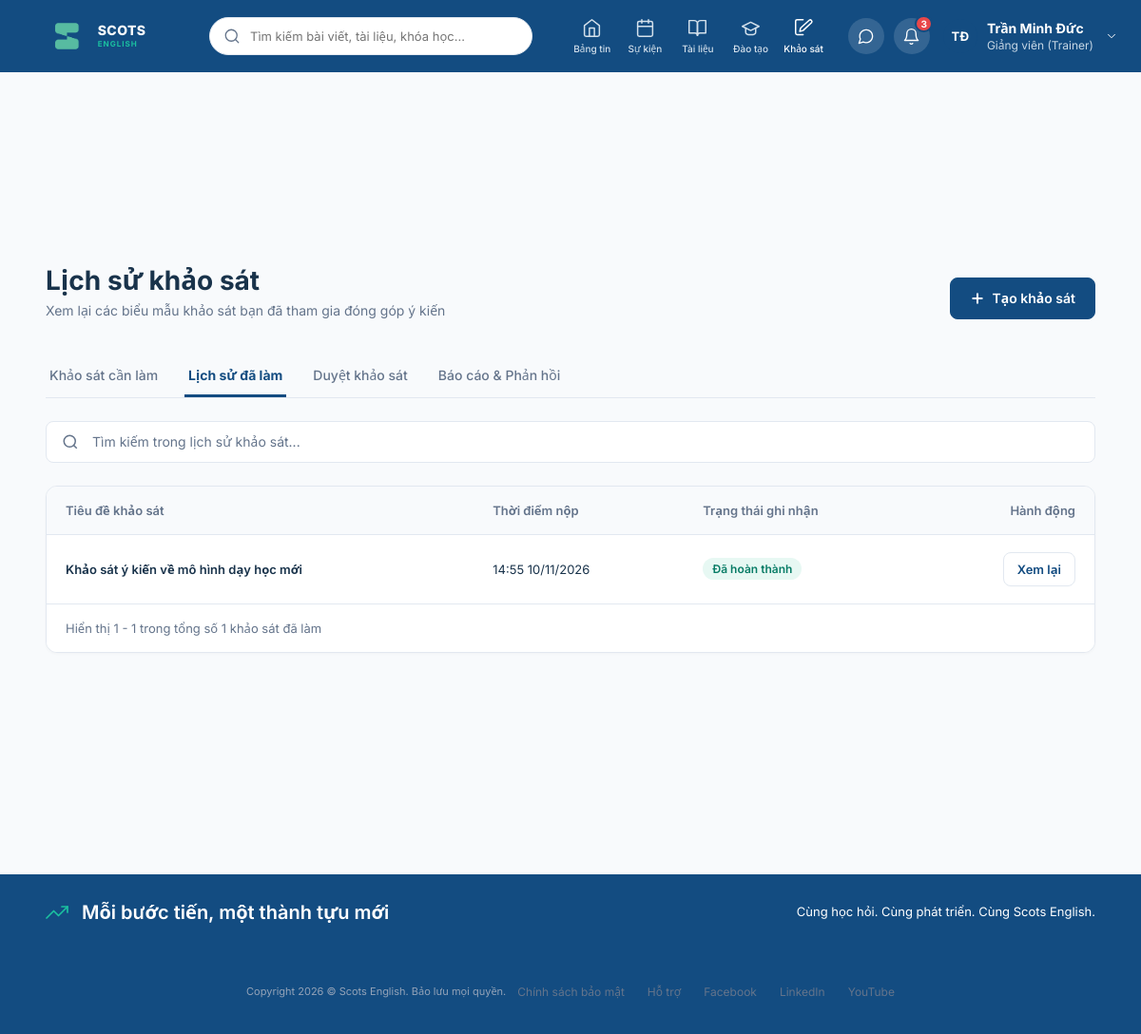
Screenshot of /surveys/history/ (signed in) with the database file from the repository.
### surveys/models.py (models this page shows, shortened)
class SurveyResponse(models.Model):
    survey = models.ForeignKey(
        Survey,
        on_delete=models.CASCADE,
        related_name='responses',
        verbose_name="Khảo sát"
    )
    respondent = models.ForeignKey(
        settings.AUTH_USER_MODEL,
        on_delete=models.CASCADE,
        related_name='survey_responses',
        verbose_name="Người đã thực hiện khảo sát"
    )
    submission_date = models.DateTimeField(null=True, verbose_name="Thời gian nộp") # cho phép null vì null thì nghĩa là có lưu nháp chứ chưa nộp
    class Meta:
        db_table = 'survey_response'

class Survey(models.Model):
    department = models.ForeignKey(
        Department,
        on_delete=models.CASCADE,
        related_name='surveys',
        verbose_name="Phòng ban"
    )
    creator = models.ForeignKey(
        settings.AUTH_USER_MODEL,
        on_delete=models.CASCADE,
        related_name='created_surveys',
        verbose_name="Người tạo"
    )
    approver = models.ForeignKey(
        settings.AUTH_USER_MODEL,
        on_delete=models.SET_NULL,
        null=True,
        related_name='approved_surveys',
        verbose_name="Người duyệt"
    )
    name=models.CharField(
        max_length=100,
        verbose_name='Tên khảo sát'
    )
    date_created = models.DateTimeField(
        auto_now_add=True,
        verbose_name="Ngày tạo"
    )
    is_approved = models.BooleanField(
        default=False,
        verbose_name="Đã duyệt"
    )
    is_respondable = models.BooleanField(
        default=True,
        verbose_name="Cho phép trả lời"
    )
    is_visible = models.BooleanField(
        default=True,
        verbose_name="Hiển thị"
    )
    anonymous = models.BooleanField(
        default=False,
        verbose_name="Trả lời ẩn danh"
    )
    description = models.TextField(
        blank=True,
        null=True,
        verbose_name="Mô tả"
    )
    response_limit = models.IntegerField(
        null=True,
        blank=True,
        verbose_name="Giới hạn lượt trả lời"
    )
    response_deadline= models.DateTimeField(
        null=True,
        blank=True,
        db_index=True,
        verbose_name='Thời hạn trả lời'
    )
    class Meta:
        db_table = 'survey'

### surveys/views.py (the view)
# urls.py: path('history/',views.SurveyHistory,name='SurveyHistory'),
def SurveyHistory(request):
    if not request.user.is_authenticated:
        default_user = User.objects.filter(username='minhanh').first()
        if default_user:
            login(request, default_user)
    user = request.user
    query = request.GET.get('q', '').strip()
    responses = SurveyResponse.objects.filter(
        respondent=user,
        submission_date__isnull=False
    ).select_related('survey', 'survey__department').order_by('-submission_date')
    if query:
        responses = responses.filter(survey__name__icontains=query)
    total_count = responses.count()
    paginator = Paginator(responses, 10)  # 10 bài trên mỗi trang
    page_number = request.GET.get('page')
    page_obj = paginator.get_page(page_number)
    context = {
        'page_obj': page_obj,
        'search_query': query,
        'total_count': total_count,
    }
    return render(request, 'history.html', context)

### posts/colleagues.py (called while the page is built)
def is_test_environment():
    return 'test' in sys.argv or getattr(settings, 'TESTING', False)

def get_profiles_file():
    if is_test_environment():
        return TEST_USER_PROFILES_FILE
    return USER_PROFILES_FILE

def _ensure_custom_profile_table():
    try:
        with connection.cursor() as cursor:
            cursor.execute("""
                CREATE TABLE IF NOT EXISTS user_custom_profile (
                    username VARCHAR(150) PRIMARY KEY,
                    avatar TEXT DEFAULT '',
                    cover TEXT DEFAULT '',
                    bio TEXT DEFAULT '',
                    job_title TEXT DEFAULT '',
                    branch TEXT DEFAULT '',
                    join_date TEXT DEFAULT '',
                    phone TEXT DEFAULT '',
                    email TEXT DEFAULT '',
                    updated_at TIMESTAMP DEFAULT CURRENT_TIMESTAMP
                );
            """)
    except Exception:
        pass

def _load_from_database():
    profiles = {}
    try:
        _ensure_custom_profile_table()
        with connection.cursor() as cursor:
            cursor.execute("""
                SELECT username, avatar, cover, bio, job_title, branch, join_date, phone, email
                FROM user_custom_profile
            """)
            rows = cursor.fetchall()
            for r in rows:
                uname = r[0]
                profiles[uname] = {}
                fields = ['avatar', 'cover', 'bio', 'job_title', 'branch', 'join_date', 'phone', 'email']
                for idx, field in enumerate(fields, start=1):
                    val = r[idx]
                    if val:
                        profiles[uname][field] = val
    except Exception:
        pass
    return profiles

### posts/context_processors.py (called while the page is built)
def user_profile_context(request):
    if hasattr(request, 'user') and request.user.is_authenticated:
        details = get_profile_details(request.user)
        return {
            'current_user_profile': details,
            'current_user_avatar': details.get('avatar', '/static/img/profile_avatar_144.png')
        }
    return {
        'current_user_profile': {},
        'current_user_avatar': '/static/img/profile_avatar_144.png'
    }

### surveys/templates/history.html (shortened to what this page needs)
{% extends 'base.html' %}
{% block content %}
  <main class="survey-workspace">
    <header class="doc-header">
      <div>
        <h1 class="doc-header-title">Lịch sử khảo sát</h1>
        <p class="doc-header-subtitle">Xem lại các biểu mẫu khảo sát bạn đã tham gia đóng góp ý kiến</p>
      </div>
      <a href="{% url 'SurveyCreate' %}" class="doc-btn doc-btn-primary">
        <svg width="16" height="16" viewBox="0 0 16 16" fill="none" stroke="currentColor" stroke-width="2">
          <path d="M8 3.333v9.334M3.333 8h9.334" stroke-linecap="round" stroke-linejoin="round"/>
        </svg>
        Tạo khảo sát
      </a>
    </header>
    <nav class="doc-tabs">
      <a href="{% url 'MySurvey' %}" class="doc-tab">Khảo sát cần làm</a>
      <a href="{% url 'SurveyHistory' %}" class="doc-tab active">Lịch sử đã làm</a>
      {% if request.user.managed_departments.exists %}
        <a href="{% url 'SurveyApproveList' %}" class="doc-tab">Duyệt khảo sát</a>
      {% endif %}
      <a href="{% url 'SurveyPublished' %}" class="doc-tab">Báo cáo & Phản hồi</a>
    </nav>
    <form method="GET" action="" class="doc-toolbar">
      <div class="doc-search-box" style="max-width: 100%;">
        <svg width="18" height="18" viewBox="0 0 24 24" fill="none" stroke="#64748b" stroke-width="2">
          <circle cx="11" cy="11" r="8"></circle>
          <path d="m21 21-4.35-4.35"></path>
        </svg>
        <input type="text" name="q" value="{{ search_query|default:'' }}" placeholder="Tìm kiếm trong lịch sử khảo sát...">
      </div>
    </form>
    <section class="doc-table-card">
      <table class="doc-table">
        <thead>
          <tr>
            <th>Tiêu đề khảo sát</th>
            <th>Thời điểm nộp</th>
            <th>Trạng thái ghi nhận</th>
            <th style="text-align: right;">Hành động</th>
          </tr>
        </thead>
        <tbody>
          {% if page_obj %}
            {% for item in page_obj %}
              <tr>
                <td class="doc-table-title">
                  <a href="{% url 'SurveyTake' item.survey.id %}?mode=view&response_id={{ item.id }}" style="text-decoration: none; color: inherit;">
                    {{ item.survey.name }}
                  </a>
                </td>
                <td>{{ item.submission_date|date:"H:i d/m/Y" }}</td>
                <td><span class="doc-badge doc-badge-approved">Đã hoàn thành</span></td>
                <td style="text-align: right;">
                  <a href="{% url 'SurveyTake' item.survey.id %}?mode=view&response_id={{ item.id }}" class="doc-btn doc-btn-secondary" style="height: 36px; padding: 0 14px; font-size: 13px;">Xem lại</a>
                </td>
              </tr>
            {% endfor %}
          {% endif %}
        </tbody>
      </table>
      {% if page_obj and total_count > 0 %}
        <footer class="doc-table-pagination">
          <div>Hiển thị {{ page_obj.start_index }} - {{ page_obj.end_index }} trong tổng số {{ total_count }} khảo sát đã làm</div>
        </footer>
      {% endif %}
    </section>
  </main>
{% endblock %}

### templates/base.html (shortened to what this page needs)
{% load static %}
<!DOCTYPE html>
<html lang="vi">
<head>
  <link rel="stylesheet" href="{% static 'css/main.css' %}?v=20261112b" />
  <script src="https://cdn.tailwindcss.com"></script>
</head>
<body>
<div class="page">
  <header class="topbar">
    <a href="{% url 'home' %}" class="logo" style="text-decoration: none; display: flex; align-items: center; gap: 8px; cursor: pointer;">
      <img class="logo-mark" src="{% static 'img/logo_no_text.png' %}" alt="Scots English" />
      <span class="brand-name">
        <span class="brand-primary">SCOTS</span>
        <span class="brand-secondary">ENGLISH</span>
      </span>
    </a>
    <form method="GET" action="{% url 'home' %}" class="search" style="display: flex; align-items: center; background: #ffffff; border: 1px solid #e2e8f0; border-radius: 9999px; padding: 6px 14px; gap: 8px; width: 340px; margin: 0 16px;">
      <svg class="icon-search" viewBox="0 0 24 24" fill="none" stroke="currentColor" stroke-width="1.7" stroke-linecap="round" stroke-linejoin="round" style="width: 18px; height: 18px; color: #64748b; flex-shrink: 0;">
        <circle cx="11" cy="11" r="8"></circle>
        <line x1="21" y1="21" x2="16.65" y2="16.65"></line>
      </svg>
      <input type="text" name="q" value="{{ search_query|default:'' }}" placeholder="Tìm kiếm bài viết, tài liệu, khóa học..." style="border: none; outline: none; background: transparent; width: 100%; font-size: 13px; color: #1e293b;" />
    </form>
    <nav class="primary-nav">
      <a class="nav-tab " href="{% url 'home' %}">
        <svg class="nav-ico" viewBox="0 0 24 24" fill="none" stroke="currentColor" stroke-width="1.7" stroke-linecap="round" stroke-linejoin="round">
          <path d="M3 9l9-7 9 7v11a2 2 0 0 1-2 2H5a2 2 0 0 1-2-2z"></path>
          <polyline points="9 22 9 12 15 12 15 22"></polyline>
        </svg>
        <span class="nav-label">Bảng tin</span>
      </a>
      <a class="nav-tab" href="/#events-section">
        <span class="nav-label">Sự kiện</span>
      </a>
      <a class="nav-tab {% if 'documents' in request.path %}active{% endif %}" href="{% url 'documents' %}">
        <svg class="nav-ico" viewBox="0 0 24 24" fill="none" stroke="currentColor" stroke-width="1.7" stroke-linecap="round" stroke-linejoin="round">
          <path d="M2 3h6a4 4 0 0 1 4 4v14a3 3 0 0 0-3-3H2z"></path>
          <path d="M22 3h-6a4 4 0 0 0-4 4v14a3 3 0 0 1 3-3h7z"></path>
        </svg>
        <span class="nav-label">Tài liệu</span>
      </a>
      <a class="nav-tab {% if 'courses' in request.path %}active{% endif %}" href="{% url 'courses' %}" title="Cổng đào tạo Scots English">
        <svg class="nav-ico" viewBox="0 0 24 24" fill="none" stroke="currentColor" stroke-width="1.7" stroke-linecap="round" stroke-linejoin="round">
          <path d="M22 10L12 5 2 10l10 5 10-5z"></path>
          <path d="M6 12v5c0 1.7 2.7 3 6 3s6-1.3 6-3v-5"></path>
        </svg>
        <span class="nav-label">Đào tạo</span>
      </a>
      <a class="nav-tab {% if 'surveys' in request.path %}active{% endif %}" href="/surveys/">
        <svg class="nav-ico" viewBox="0 0 24 24" fill="none" stroke="currentColor" stroke-width="1.7" stroke-linecap="round" stroke-linejoin="round">
          <path d="M11 20H4a2 2 0 0 1-2-2V4a2 2 0 0 1 2-2h7"></path>
          <path d="M18.4 2.6a2 2 0 0 1 2.8 2.8L11 15l-4 1 1-4 10.4-9.4z"></path>
        </svg>
        <span class="nav-label">Khảo sát</span>
      </a>
    </nav>
    <div class="account-actions">
      <button class="round-btn" aria-label="Tin nhắn" onclick="window.location.href='{% url 'messages_list' %}'" title="Tin nhắn" style="cursor: pointer;">
      </button>
      <div class="notif-wrapper">
        <button class="round-btn has-badge" id="notifBellButton" aria-label="Thông báo" title="Thông báo hệ thống" style="cursor: pointer;">
          <svg viewBox="0 0 24 24" fill="none" stroke="currentColor" stroke-width="1.7" stroke-linecap="round" stroke-linejoin="round">
            <path d="M18 8A6 6 0 0 0 6 8c0 7-3 9-3 9h18s-3-2-3-9"></path>
            <path d="M13.73 21a2 2 0 0 1-3.46 0"></path>
          </svg>
          <span class="notif-badge" id="notifBadge">3</span>
        </button>
      </div>
      {% if request.user.is_authenticated %}
        <div class="profile-menu relative" id="headerProfileTrigger" style="cursor: pointer; position: relative;" title="Tài khoản cá nhân">
          <div class="avatar avatar-profile" style="border-radius: 50%; overflow: hidden; width: 36px; height: 36px; background-color: #134c81; color: white; display: flex; align-items: center; justify-content: center; font-weight: 700; font-size: 13px;">
            {% if request.user.username == 'thuha' %}
              <img id="topbar-user-avatar" src="{% static 'img/avatar_thuha.png' %}" alt="{{ request.user.get_full_name|default:request.user.username }}" style="width: 100%; height: 100%; object-fit: cover; border-radius: 50%;" />
            {% elif request.user.username == 'phuonglinh' %}
              <img id="topbar-user-avatar" src="{% static 'img/avatar_phuonglinh.png' %}" alt="{{ request.user.get_full_name|default:request.user.username }}" style="width: 100%; height: 100%; object-fit: cover; border-radius: 50%;" />
            {% elif request.user.username == 'ngocanh' %}
              <img id="topbar-user-avatar" src="{% static 'img/avatar_ngocanh.png' %}" alt="{{ request.user.get_full_name|default:request.user.username }}" style="width: 100%; height: 100%; object-fit: cover; border-radius: 50%;" />
            {% else %}
              <span id="topbar-user-avatar">{{ request.user.first_name|slice:":1"|default:request.user.username|slice:":1"|upper }}{{ request.user.last_name|slice:":1"|upper }}</span>
            {% endif %}
          </div>
          <div class="profile-details">
            <span class="profile-name">{{ request.user.get_full_name|default:request.user.username }}</span>
            <span class="profile-role">
              {% if request.user.is_staff or request.user.is_superuser %}
                Giảng viên (Trainer)
              {% else %}
                Học viên (Trainee)
              {% endif %}
            </span>
          </div>
          <svg class="chevron" viewBox="0 0 24 24" fill="none" stroke="currentColor" stroke-width="1.7" stroke-linecap="round" stroke-linejoin="round">
            <polyline points="6 9 12 15 18 9"></polyline>
          </svg>
        </div>
      {% endif %}
    </div>
  </header>
  {% block content %}
  {% endblock %}
  <footer class="footer">
    <div class="achievement-banner">
      <div class="banner-message">
        <svg class="trending" viewBox="0 0 24 24" fill="none" stroke="currentColor" stroke-width="1.7" stroke-linecap="round" stroke-linejoin="round">
          <polyline points="23 6 13.5 15.5 8.5 10.5 1 18"></polyline>
          <polyline points="17 6 23 6 23 12"></polyline>
        </svg>
        <span>Mỗi bước tiến, một thành tựu mới</span>
      </div>
      <span class="banner-support">Cùng học hỏi. Cùng phát triển. Cùng Scots English.</span>
    </div>
    <div class="legal-bar">
      <span class="copyright">Copyright 2026 © Scots English. Bảo lưu mọi quyền.</span>
      <nav class="footer-links">
        <a href="#">Chính sách bảo mật</a>
        <a href="#">Hỗ trợ</a>
        <a href="#">Facebook</a>
        <a href="#">LinkedIn</a>
        <a href="#">YouTube</a>
      </nav>
    </div>
  </footer>
</div>
</body>
</html>

### templates/base.html (style rules this page uses)
html, body, input, textarea, select, button, optgroup { font-family: 'Inter', system-ui, -apple-system, 'Segoe UI', Roboto, Helvetica, Arial, sans-serif !important; }
.notif-wrapper { position: relative; }

### rows the page displays
SurveyResponse: survey.name "Khảo sát ý kiến về mô hình dạy học mới", submission_date "14:55 10/11/2026"

### other values shown
{{ request.user.last_name|slice:":1"|upper }} "Đ"
{{ request.user.get_full_name|default:request.user.username }} "Trần Minh Đức"
{{ page_obj.start_index }} "1"
{{ page_obj.end_index }} "1"
{{ total_count }} "1"
